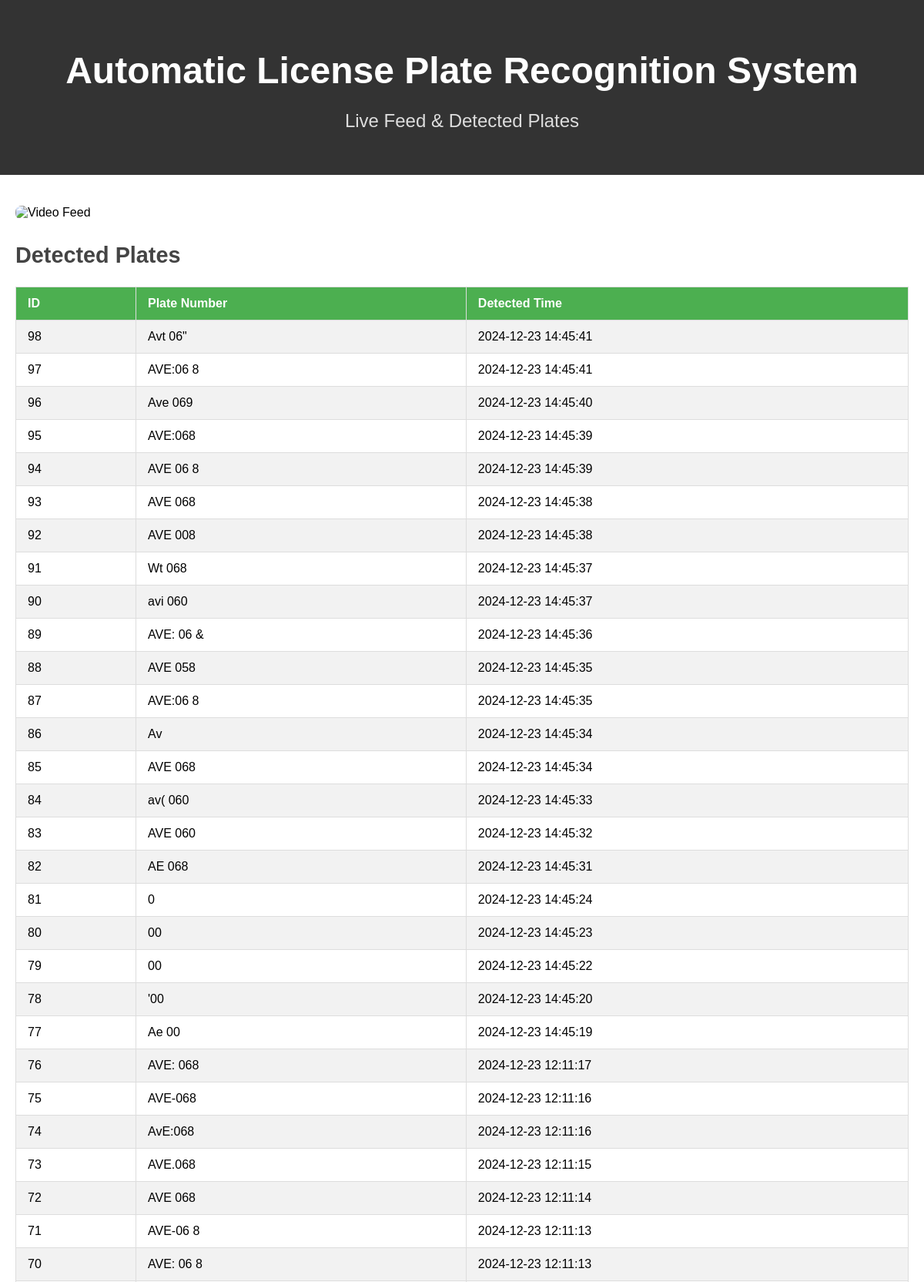
The page / (upper part) on the database its author committed.
### tables this page shows
CREATE TABLE detected_plates (
                id INTEGER PRIMARY KEY AUTOINCREMENT,
                plate_number TEXT,
                detected_time TEXT
            );

### app.py (the view)
@app.route('/')
def index():
    plates = db.get_all_detected_plates()
    return render_template('index.html', plates=plates)

### database.py (called while the page is built)
    def get_all_detected_plates(self):
        conn = sqlite3.connect(self.db_name)
        cursor = conn.cursor()
        cursor.execute("SELECT * FROM detected_plates")
        records = cursor.fetchall()
        conn.close()
        return records

### templates/index.html (shortened to what this page needs)
<!DOCTYPE html>
<html lang="en">
<head>
</head>
<body>
    <header>
        <h1>Automatic License Plate Recognition System</h1>
        <h3>Live Feed & Detected Plates</h3>
    </header>
    <main>
        <div>
            <img src="/video_feed" alt="Video Feed">
        </div>
        <h2>Detected Plates</h2>
        <table>
            <tr>
                <th>ID</th>
                <th>Plate Number</th>
                <th>Detected Time</th>
            </tr>
            {% for plate in plates|reverse %}
            <tr>
                <td>{{ plate[0] }}</td>
                <td>{{ plate[1] }}</td>
                <td>{{ plate[2] }}</td>
            </tr>
            {% endfor %}
        </table>
    </main>
</body>
</html>

### templates/index.html (style rules this page uses)
body { font-family: Arial, sans-serif; margin: 0; padding: 0; background-color: #f4f4f4; }
header { background-color: #333; color: white; text-align: center; padding: 2em 0; }
h1 { font-size: 3em; margin-bottom: 10px; }
h3 { font-size: 1.5em; font-weight: 300; color: #ddd; }
main { padding: 20px; background-color: #fff; margin: 0 auto; max-width: 1200px; }
h2 { color: #444; font-size: 1.8em; margin-top: 30px; }
table { width: 100%; margin-top: 20px; border-collapse: collapse; }
table, th, td { border: 1px solid #ddd; }
th, td { padding: 12px 15px; text-align: left; }
th { background-color: #4CAF50; color: white; }
tr:nth-child(even) { background-color: #f2f2f2; }
img { width: 100%; max-width: 900px; border-radius: 8px; margin-top: 20px; }

### rows shown on the page
detected_plates: id "98", plate_number "Avt 06\"", detected_time "2024-12-23 14:45:41"
detected_plates: id "97", plate_number "AVE:06 8", detected_time "2024-12-23 14:45:41"
detected_plates: id "96", plate_number "Ave 069", detected_time "2024-12-23 14:45:40"
detected_plates: id "95", plate_number "AVE:068", detected_time "2024-12-23 14:45:39"
detected_plates: id "94", plate_number "AVE 06 8", detected_time "2024-12-23 14:45:39"
detected_plates: id "93", plate_number "AVE 068", detected_time "2024-12-23 14:45:38"
detected_plates: id "92", plate_number "AVE 008", detected_time "2024-12-23 14:45:38"
detected_plates: id "91", plate_number "Wt 068", detected_time "2024-12-23 14:45:37"
detected_plates: id "90", plate_number "avi 060", detected_time "2024-12-23 14:45:37"
detected_plates: id "89", plate_number "AVE: 06 &", detected_time "2024-12-23 14:45:36"
detected_plates: id "88", plate_number "AVE 058", detected_time "2024-12-23 14:45:35"
detected_plates: id "87", plate_number "AVE:06 8", detected_time "2024-12-23 14:45:35"
detected_plates: id "86", plate_number "Av", detected_time "2024-12-23 14:45:34"
detected_plates: id "85", plate_number "AVE 068", detected_time "2024-12-23 14:45:34"
detected_plates: id "84", plate_number "av( 060", detected_time "2024-12-23 14:45:33"
detected_plates: id "83", plate_number "AVE 060", detected_time "2024-12-23 14:45:32"
detected_plates: id "82", plate_number "AE 068", detected_time "2024-12-23 14:45:31"
detected_plates: id "81", plate_number "0", detected_time "2024-12-23 14:45:24"
detected_plates: id "80", plate_number "00", detected_time "2024-12-23 14:45:23"
detected_plates: id "79", plate_number "00", detected_time "2024-12-23 14:45:22"
detected_plates: id "78", plate_number "'00", detected_time "2024-12-23 14:45:20"
detected_plates: id "77", plate_number "Ae 00", detected_time "2024-12-23 14:45:19"
detected_plates: id "76", plate_number "AVE: 068", detected_time "2024-12-23 12:11:17"
detected_plates: id "75", plate_number "AVE-068", detected_time "2024-12-23 12:11:16"
detected_plates: id "74", plate_number "AvE:068", detected_time "2024-12-23 12:11:16"
detected_plates: id "73", plate_number "AVE.068", detected_time "2024-12-23 12:11:15"
detected_plates: id "72", plate_number "AVE 068", detected_time "2024-12-23 12:11:14"
detected_plates: id "71", plate_number "AVE-06 8", detected_time "2024-12-23 12:11:13"
detected_plates: id "70", plate_number "AVE: 06 8", detected_time "2024-12-23 12:11:13"
